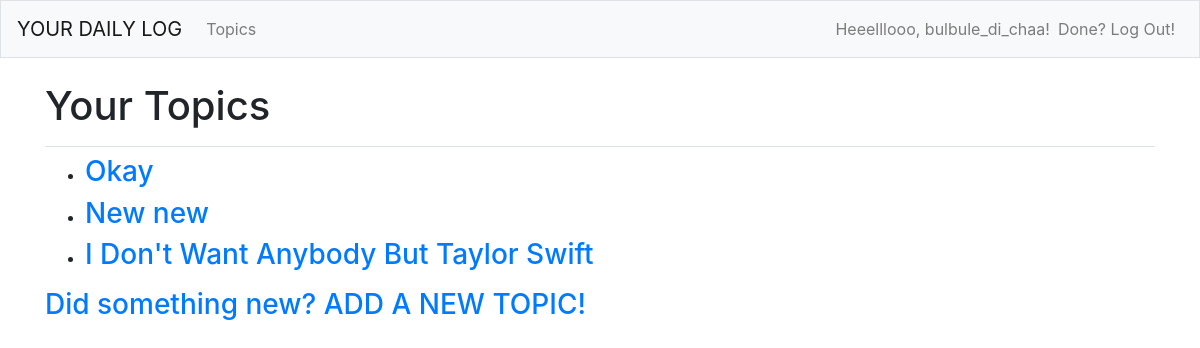
Page /topics/ (signed in) on the earlier database version.
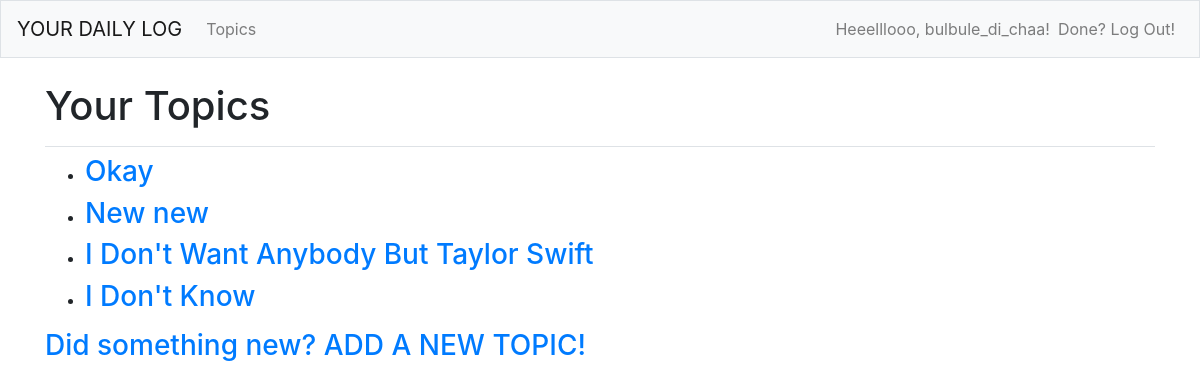
Same page on the later database version.
### YourDailyLog_App/models.py (models this page shows)
class Topic(models.Model):
    topicName = models.CharField(max_length=200)
    dateAndTime = models.DateTimeField(auto_now_add=True)
    owner = models.ForeignKey(User, on_delete=models.CASCADE)
    def __str__(self):
        return self.topicName

### YourDailyLog_App/views.py (the view)
# urls.py: path('topics/', views.topics, name="topics"),
@login_required # restrict access to certain pages to logged-in users
def topics(request):
    topicNames = Topic.objects.filter(owner=request.user).order_by(
                                                                   'dateAndTime'
                                                                  )
    context = {'topicNames': topicNames} # context is to be passed to the
    return render(request, "yourdailylog_app/topics.html", context)

### YourDailyLog_App/templates/yourdailylog_app/topics.html
{% extends "yourdailylog_app/base.html" %}
{% block page_header %}
  <h1>Your Topics</h1>
{% endblock page_header %}
{% block content %}
  <ul>
    {% for topicName in topicNames %}
    <li>
      <h3>
        <a href="{% url 'YourDailyLog_App:topic' topicName.id %}">
          {{ topicName }}
        </a>
      </h3>
    </li>
    {% empty %}
      <li>
        <h3>
          No topics have been added yet. Come on, go grind! ;-)
        </h3>
      </li>
    {% endfor %}
  </ul>
  <h3>
    <a href="{% url 'YourDailyLog_App:new_topic' %}">
      Did something new? ADD A NEW TOPIC!
    </a>
  </h3>
{% endblock content %}

Differences in the rows shown:
added Topic: topicName "I Don't Know"
